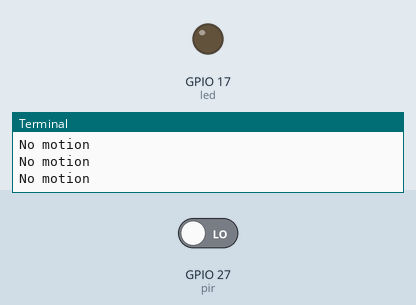
Recording of a program running on a simulated Raspberry Pi (BCM pin numbers). Parts: output pins drawn as LEDs (lit = HIGH), the last lines printed to the terminal. Inputs (shaded band) come from the test bench; at power-on: GPIO 27 (pir) LOW.

Above: at 3.2 s.
3.3 s: GPIO 27 (pir) driven HIGH
At 3.8 s:
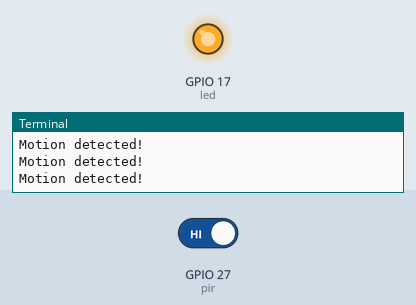
4.8 s: GPIO 27 (pir) driven LOW
At 5.1 s:
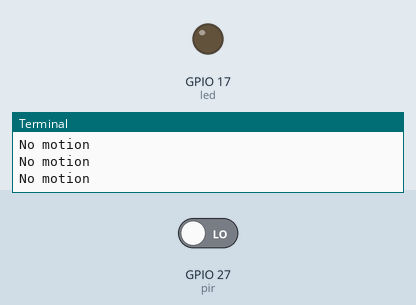
Timing chart, 0 to 7.8 s (numbered marks = the images above; inputs shaded):
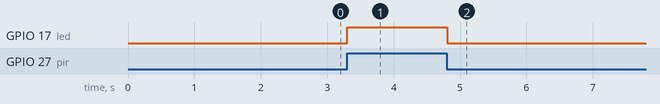

Measured:
- after the input at 3.3 s, GPIO 17 (led): LOW → HIGH at once
- after the input at 4.8 s, GPIO 17 (led): HIGH → LOW at once

The program:

pir_basic.py
```python
#!/usr/bin/env python3
"""
Basic PIR Motion Detection
Demonstrates reading PIR sensor and controlling LED based on motion
"""

from gpiozero import MotionSensor, LED
from time import sleep

# Create sensor and LED objects
pir = MotionSensor(27)
led = LED(17)

print("Waiting for sensor to settle...")
sleep(2)
print("Ready! Looking for motion...")
print("Press Ctrl+C to quit")

# Keep checking for motion
try:
    while True:
        if pir.motion_detected:
            print("Motion detected!")
            led.on()
        else:
            print("No motion")
            led.off()

        sleep(0.1)

except KeyboardInterrupt:
    print("\nProgram stopped by user")
    led.off()
```
